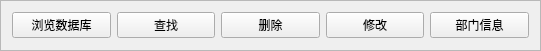
     <widget class="QFrame" name="frame_17">
      <property name="geometry">
       <rect>
        <x>10</x>
        <y>370</y>
        <width>541</width>
        <height>51</height>
       </rect>
      </property>
      <property name="frameShape">
       <enum>QFrame::StyledPanel</enum>
      </property>
      <property name="frameShadow">
       <enum>QFrame::Raised</enum>
      </property>
      <layout class="QHBoxLayout" name="horizontalLayout_11">
       <item>
        <widget class="QPushButton" name="view_all">
         <property name="text">
          <string>浏览数据库</string>
         </property>
        </widget>
       </item>
       <item>
        <widget class="QPushButton" name="pushButton_2">
         <property name="text">
          <string>查找</string>
         </property>
        </widget>
       </item>
       <item>
        <widget class="QPushButton" name="pushButton_3">
         <property name="text">
          <string>删除</string>
         </property>
        </widget>
       </item>
       <item>
        <widget class="QPushButton" name="pushButton_4">
         <property name="text">
          <string>修改</string>
         </property>
        </widget>
       </item>
       <item>
        <widget class="QPushButton" name="pushButton_9">
         <property name="text">
          <string>部门信息</string>
         </property>
        </widget>
       </item>
      </layout>
     </widget>
